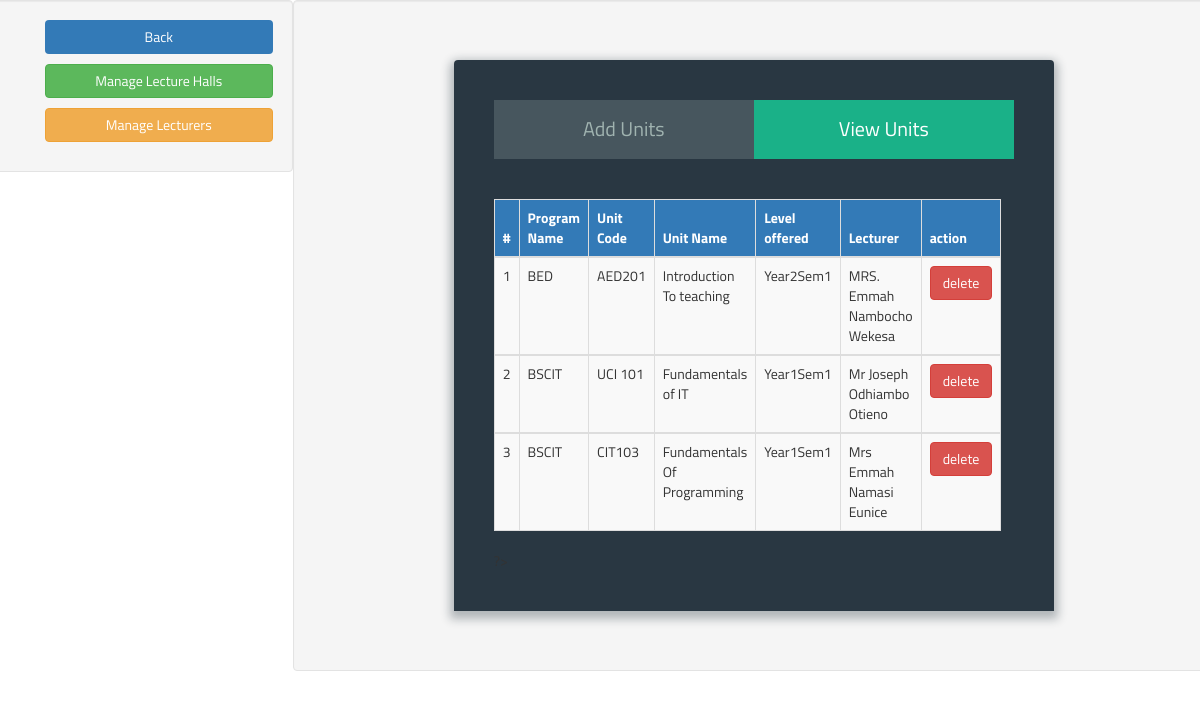
/Units.php, run on the app's committed database.
### tables this page shows
CREATE TABLE `units` (
  `Unit_Name` varchar(255) NOT NULL,
  `Prog_Id` int(11) NOT NULL,
  `Unit_Code` varchar(12) NOT NULL,
  `Year` int(11) NOT NULL,
  `Semester` int(11) NOT NULL,
  `Lecturer` int(11) NOT NULL
);

CREATE TABLE `programs` (
  `Prog_name` varchar(255) NOT NULL,
  `Prog_Id` int(11) NOT NULL,
  `Department` int(11) NOT NULL
);

CREATE TABLE `lecturers` (
  `Title` varchar(4) NOT NULL,
  `First_Name` varchar(25) NOT NULL,
  `Middle_Name` varchar(25) NOT NULL,
  `Last_Name` varchar(25) NOT NULL,
  `Pf_No` int(11) NOT NULL,
  `Dept_Id` int(11) NOT NULL
);

### Units.php (the view, shortened to what this page needs)
<?php
require 'CORE/init.php';
?>
<!DOCTYPE html>
<html>
    <head>
        <link href="css/bootstrap.css" rel="stylesheet" type="text/css"/>
        <link href="css/bootstrap.min.css" rel="stylesheet" type="text/css"/>
        <link href="css/Appearance.css" rel="stylesheet" type="text/css"/>
        <link rel="stylesheet" href="https://cdnjs.cloudflare.com/ajax/libs/normalize/5.0.0/normalize.min.css">
    </head>
    <body>
        <div class="row">
            <div class="col-sm-3 col-md-3 well">
                <div class="buttons">
                    <ul style="list-style: none; float: contour;">
                        <li style="margin-bottom: 10px;"><a href="index.php"><button class="btn btn-block bg-primary">Back</button></a></li>
                        <li style="margin-bottom: 10px; margin-top: 10px;"><a href="Lecture halls.php"><button class="btn btn-block btn-success">Manage Lecture Halls </button></a></li>
                        <li><a href="Lecturers.php"><button class="btn btn-block btn-warning">Manage Lecturers </button></a></li>
                    </ul>
                </div>
            </div>
            <div class="col-sm-9 col-md-9 well">
                <div class="form">
                    <ul class="tab-group">
                        <li class="tab"><a href="#addschools">Add Units</a></li>
                        <li class="tab active"><a href="#viewschools">View Units</a></li>
                    </ul>
                    <div class="tab-content">
                        <div id="viewschools">
                            <?php
                            $result = $conn->query("SELECT units.Unit_Code,units.Unit_Name,programs.Prog_name, units.Year,units.Semester,lecturers.Title,"
                                    . "lecturers.First_Name,lecturers.Middle_Name,lecturers.Last_Name FROM units "
                                    . "JOIN programs on units.Prog_Id=programs.Prog_Id JOIN lecturers on units.Lecturer=lecturers.Pf_No "
                                    . "ORDER BY programs.Prog_name ASC ");
                            ?>
                            <table width="500" border="0" cellspacing="1" cellpadding="0">
                                <tr>
                                    <td>
                                        <form name="form1" method="post" action="">
                                            <table class="table table-bordered table-striped table-hover table-responsive">
                                                <thead>
                                                    <tr class="bg-primary">
                                                        <th>#</th>
                                                        <th>Program Name</th>
                                                        <th>Unit Code</th>
                                                        <th>Unit Name</th>
                                                        <th>Level offered</th>
                                                        <th>Lecturer</th>
                                                        <th>action</th>
                                                    </tr>
                                                </thead>
                                                <?php
                                                $a = 1;
                                                while ($row = mysqli_fetch_array($result)) {
                                                    ?>
                                                    <tbody>
                                                        <tr>
                                                            <td align="center"><?php echo $a++; ?></td>
                                                            <td><?php echo $row['Prog_name']; ?></td>
                                                            <td><?php echo $row['Unit_Code']; ?></td>
                                                            <td><?php echo $row['Unit_Name']; ?></td>
                                                            <td><?php echo "Year".$row['Year']."Sem".$row['Semester'] ;?></td>
                                                            <td><?php echo $row['Title'] . " " . $row['First_Name'] . " " . $row['Middle_Name'] . " " . $row['Last_Name']; ?></td>
                                                            <td><a href='functions/deleteunit.php?id=<?php echo $row['Unit_Code']; ?>' class="btn btn-block btn-danger"> delete</a></td>
                                                        </tr>
                                                        <?php
                                                    }
                                                    ?>
                                                </tbody>
                                            </table>
                                        </form>
                                    </td>
                                </tr>
                            </table>
                        </div>
                    </div>
                </div>
            </div>
        </div>
    </body>
</html>

### css/Appearance.css (style rules this page uses)
*, *:before, *:after { box-sizing: border-box; }
html { overflow-y: scroll; }
body { background: #ffffff; font-family: 'Titillium Web', sans-serif; }
a { text-decoration: none; color: #1ab188; -webkit-transition: .5s ease; transition: .5s ease; }
.form { background: rgba(19, 35, 47, 0.9); padding: 40px; max-width: 600px; margin: 40px auto; border-radius: 4px 4px 0 0; box-shadow: 0 4px 10px 4px rgba(19, 35, 47, 0.3); }
.tab-group { list-style: none; padding: 0; margin: 0 0 40px 0; }
.tab-group:after { content: ""; display: table; clear: both; }
.tab-group li a { display: block; text-decoration: none; padding: 15px; background: rgba(160, 179, 176, 0.25); color: #a0b3b0; font-size: 20px; float: left; width: 50%; text-align: center; cursor: pointer; -webkit-transition: .5s ease; transition: .5s ease; }
.tab-group .active a { background: #1ab188; color: #ffffff; }

### data on the page
units: Prog_Id.Prog_name "BED", Unit_Code "AED201", Unit_Name "Introduction To teaching", Year "2", Semester "1", Lecturer.Title "MRS.", Lecturer.First_Name "Emmah", Lecturer.Middle_Name "Nambocho", Lecturer.Last_Name "Wekesa"
units: Prog_Id.Prog_name "BSCIT", Unit_Code "UCI 101", Unit_Name "Fundamentals of IT", Year "1", Semester "1", Lecturer.Title "Mr", Lecturer.First_Name "Joseph", Lecturer.Middle_Name "Odhiambo", Lecturer.Last_Name "Otieno"
units: Prog_Id.Prog_name "BSCIT", Unit_Code "CIT103", Unit_Name "Fundamentals Of Programming", Year "1", Semester "1", Lecturer.Title "Mrs", Lecturer.First_Name "Emmah", Lecturer.Middle_Name "Namasi", Lecturer.Last_Name "Eunice"
